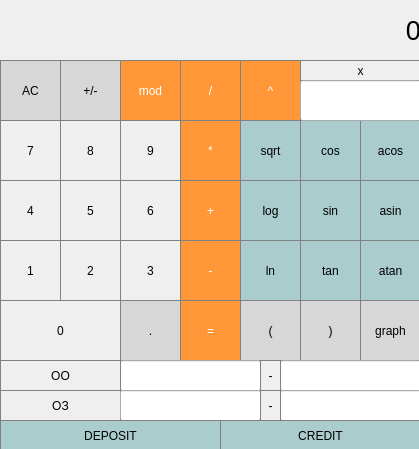
<?xml version="1.0" encoding="UTF-8"?>
<ui version="4.0">
 <class>MainWindow</class>
 <widget class="QMainWindow" name="MainWindow">
  <property name="geometry">
   <rect>
    <x>0</x>
    <y>0</y>
    <width>419</width>
    <height>449</height>
   </rect>
  </property>
  <property name="sizePolicy">
   <sizepolicy hsizetype="Fixed" vsizetype="Fixed">
    <horstretch>0</horstretch>
    <verstretch>0</verstretch>
   </sizepolicy>
  </property>
  <property name="windowTitle">
   <string>MainWindow</string>
  </property>
  <widget class="QWidget" name="centralwidget">
   <property name="sizePolicy">
    <sizepolicy hsizetype="Fixed" vsizetype="Fixed">
     <horstretch>0</horstretch>
     <verstretch>0</verstretch>
    </sizepolicy>
   </property>
   <widget class="QLabel" name="str">
    <property name="geometry">
     <rect>
      <x>0</x>
      <y>0</y>
      <width>421</width>
      <height>61</height>
     </rect>
    </property>
    <property name="font">
     <font>
      <pointsize>20</pointsize>
     </font>
    </property>
    <property name="layoutDirection">
     <enum>Qt::LeftToRight</enum>
    </property>
    <property name="styleSheet">
     <string notr="true">QLabel {
  qproperty-alignment: 'AlignVCenter | AlignRight';
  border: 1px solid gray;
}

background-color : white;</string>
    </property>
    <property name="text">
     <string>0</string>
    </property>
    <property name="alignment">
     <set>Qt::AlignRight|Qt::AlignTrailing|Qt::AlignVCenter</set>
    </property>
   </widget>
   <widget class="QPushButton" name="b_ac">
    <property name="geometry">
     <rect>
      <x>0</x>
      <y>60</y>
      <width>61</width>
      <height>61</height>
     </rect>
    </property>
    <property name="styleSheet">
     <string notr="true">QPushButton {
  background-color: rgb(215, 215, 215);
  border: 1px solid gray;
}
QPushButton:pressed {
    background-color: qlineargradient(x1: 0, y1: 0, x2: 0, y2: 1,
                                      stop: 0 #BEBEBE, stop: 1 #D7D7D7);
}</string>
    </property>
    <property name="text">
     <string>AC</string>
    </property>
   </widget>
   <widget class="QPushButton" name="b_unar">
    <property name="geometry">
     <rect>
      <x>60</x>
      <y>60</y>
      <width>61</width>
      <height>61</height>
     </rect>
    </property>
    <property name="styleSheet">
     <string notr="true">QPushButton {
  background-color: rgb(215, 215, 215);
  border: 1px solid gray;
}
QPushButton:pressed {
    background-color: qlineargradient(x1: 0, y1: 0, x2: 0, y2: 1,
                                      stop: 0 #BEBEBE, stop: 1 #D7D7D7);
}</string>
    </property>
    <property name="text">
     <string>+/-</string>
    </property>
   </widget>
   <widget class="QPushButton" name="b_div">
    <property name="geometry">
     <rect>
      <x>180</x>
      <y>60</y>
      <width>61</width>
      <height>61</height>
     </rect>
    </property>
    <property name="styleSheet">
     <string notr="true">QPushButton {
  background-color: rgb(255, 151, 57);
  color: white; 
  border: 1px solid gray;
}

QPushButton:pressed {
    background-color: qlineargradient(x1: 0, y1: 0, x2: 0, y2: 1,
                                      stop: 0 #FF7832, stop: 1 #FF9739);
}</string>
    </property>
    <property name="text">
     <string>/</string>
    </property>
   </widget>
   <widget class="QPushButton" name="b_7">
    <property name="geometry">
     <rect>
      <x>0</x>
      <y>120</y>
      <width>61</width>
      <height>61</height>
     </rect>
    </property>
    <property name="styleSheet">
     <string notr="true">QPushButton {
   border: 1px solid gray;
}
QPushButton:pressed {
    background-color: qlineargradient(x1: 0, y1: 0, x2: 0, y2: 1,
                                      stop: 0 #dadbde, stop: 1 #f6f7fa);
}</string>
    </property>
    <property name="text">
     <string>7</string>
    </property>
   </widget>
   <widget class="QPushButton" name="b_8">
    <property name="geometry">
     <rect>
      <x>60</x>
      <y>120</y>
      <width>61</width>
      <height>61</height>
     </rect>
    </property>
    <property name="styleSheet">
     <string notr="true">QPushButton {
   border: 1px solid gray;
}
QPushButton:pressed {
    background-color: qlineargradient(x1: 0, y1: 0, x2: 0, y2: 1,
                                      stop: 0 #dadbde, stop: 1 #f6f7fa);
}</string>
    </property>
    <property name="text">
     <string>8</string>
    </property>
   </widget>
   <widget class="QPushButton" name="b_mult">
    <property name="geometry">
     <rect>
      <x>180</x>
      <y>120</y>
      <width>61</width>
      <height>61</height>
     </rect>
    </property>
    <property name="styleSheet">
     <string notr="true">QPushButton {
  background-color: rgb(255, 151, 57);
  color: white; 
  border: 1px solid gray;
}

QPushButton:pressed {
    background-color: qlineargradient(x1: 0, y1: 0, x2: 0, y2: 1,
                                      stop: 0 #FF7832, stop: 1 #FF9739);
}</string>
    </property>
    <property name="text">
     <string>*</string>
    </property>
   </widget>
   <widget class="QPushButton" name="b_9">
    <property name="geometry">
     <rect>
      <x>120</x>
      <y>120</y>
      <width>61</width>
      <height>61</height>
     </rect>
    </property>
    <property name="styleSheet">
     <string notr="true">QPushButton {
   border: 1px solid gray;
}
QPushButton:pressed {
    background-color: qlineargradient(x1: 0, y1: 0, x2: 0, y2: 1,
                                      stop: 0 #dadbde, stop: 1 #f6f7fa);
}</string>
    </property>
    <property name="text">
     <string>9</string>
    </property>
   </widget>
   <widget class="QPushButton" name="b_4">
    <property name="geometry">
     <rect>
      <x>0</x>
      <y>180</y>
      <width>61</width>
      <height>61</height>
     </rect>
    </property>
    <property name="styleSheet">
     <string notr="true">QPushButton {
   border: 1px solid gray;
}
QPushButton:pressed {
    background-color: qlineargradient(x1: 0, y1: 0, x2: 0, y2: 1,
                                      stop: 0 #dadbde, stop: 1 #f6f7fa);
}</string>
    </property>
    <property name="text">
     <string>4</string>
    </property>
   </widget>
   <widget class="QPushButton" name="b_5">
    <property name="geometry">
     <rect>
      <x>60</x>
      <y>180</y>
      <width>61</width>
      <height>61</height>
     </rect>
    </property>
    <property name="styleSheet">
     <string notr="true">QPushButton {
   border: 1px solid gray;
}
QPushButton:pressed {
    background-color: qlineargradient(x1: 0, y1: 0, x2: 0, y2: 1,
                                      stop: 0 #dadbde, stop: 1 #f6f7fa);
}</string>
    </property>
    <property name="text">
     <string>5</string>
    </property>
   </widget>
   <widget class="QPushButton" name="b_plus">
    <property name="geometry">
     <rect>
      <x>180</x>
      <y>180</y>
      <width>61</width>
      <height>61</height>
     </rect>
    </property>
    <property name="styleSheet">
     <string notr="true">QPushButton {
  background-color: rgb(255, 151, 57);
  color: white; 
  border: 1px solid gray;
}

QPushButton:pressed {
    background-color: qlineargradient(x1: 0, y1: 0, x2: 0, y2: 1,
                                      stop: 0 #FF7832, stop: 1 #FF9739);
}</string>
    </property>
    <property name="text">
     <string>+</string>
    </property>
   </widget>
   <widget class="QPushButton" name="b_6">
    <property name="geometry">
     <rect>
      <x>120</x>
      <y>180</y>
      <width>61</width>
      <height>61</height>
     </rect>
    </property>
    <property name="styleSheet">
     <string notr="true">QPushButton {
   border: 1px solid gray;
}
QPushButton:pressed {
    background-color: qlineargradient(x1: 0, y1: 0, x2: 0, y2: 1,
                                      stop: 0 #dadbde, stop: 1 #f6f7fa);
}</string>
    </property>
    <property name="text">
     <string>6</string>
    </property>
   </widget>
   <widget class="QPushButton" name="b_3">
    <property name="geometry">
     <rect>
      <x>120</x>
      <y>240</y>
      <width>61</width>
      <height>61</height>
     </rect>
    </property>
    <property name="styleSheet">
     <string notr="true">QPushButton {
   border: 1px solid gray;
}
QPushButton:pressed {
    background-color: qlineargradient(x1: 0, y1: 0, x2: 0, y2: 1,
                                      stop: 0 #dadbde, stop: 1 #f6f7fa);
}</string>
    </property>
    <property name="text">
     <string>3</string>
    </property>
   </widget>
   <widget class="QPushButton" name="b_2">
    <property name="geometry">
     <rect>
      <x>60</x>
      <y>240</y>
      <width>61</width>
      <height>61</height>
     </rect>
    </property>
    <property name="styleSheet">
     <string notr="true">QPushButton {
   border: 1px solid gray;
}
QPushButton:pressed {
    background-color: qlineargradient(x1: 0, y1: 0, x2: 0, y2: 1,
                                      stop: 0 #dadbde, stop: 1 #f6f7fa);
}</string>
    </property>
    <property name="text">
     <string>2</string>
    </property>
   </widget>
   <widget class="QPushButton" name="b_1">
    <property name="geometry">
     <rect>
      <x>0</x>
      <y>240</y>
      <width>61</width>
      <height>61</height>
     </rect>
    </property>
    <property name="styleSheet">
     <string notr="true">QPushButton {
   border: 1px solid gray;
}
QPushButton:pressed {
    background-color: qlineargradient(x1: 0, y1: 0, x2: 0, y2: 1,
                                      stop: 0 #dadbde, stop: 1 #f6f7fa);
}</string>
    </property>
    <property name="text">
     <string>1</string>
    </property>
   </widget>
   <widget class="QPushButton" name="b_minus">
    <property name="geometry">
     <rect>
      <x>180</x>
      <y>240</y>
      <width>61</width>
      <height>61</height>
     </rect>
    </property>
    <property name="styleSheet">
     <string notr="true">QPushButton {
  background-color: rgb(255, 151, 57);
  color: white; 
  border: 1px solid gray;
}

QPushButton:pressed {
    background-color: qlineargradient(x1: 0, y1: 0, x2: 0, y2: 1,
                                      stop: 0 #FF7832, stop: 1 #FF9739);
}</string>
    </property>
    <property name="text">
     <string>-</string>
    </property>
   </widget>
   <widget class="QPushButton" name="b_dot">
    <property name="geometry">
     <rect>
      <x>120</x>
      <y>300</y>
      <width>61</width>
      <height>61</height>
     </rect>
    </property>
    <property name="styleSheet">
     <string notr="true">QPushButton {
  background-color: rgb(215, 215, 215);
  border: 1px solid gray;
}
QPushButton:pressed {
    background-color: qlineargradient(x1: 0, y1: 0, x2: 0, y2: 1,
                                      stop: 0 #BEBEBE, stop: 1 #D7D7D7);
}</string>
    </property>
    <property name="text">
     <string>.</string>
    </property>
   </widget>
   <widget class="QPushButton" name="b_0">
    <property name="geometry">
     <rect>
      <x>0</x>
      <y>300</y>
      <width>121</width>
      <height>61</height>
     </rect>
    </property>
    <property name="styleSheet">
     <string notr="true">QPushButton {
   border: 1px solid gray;
}
QPushButton:pressed {
    background-color: qlineargradient(x1: 0, y1: 0, x2: 0, y2: 1,
                                      stop: 0 #dadbde, stop: 1 #f6f7fa);
}</string>
    </property>
    <property name="text">
     <string>0</string>
    </property>
   </widget>
   <widget class="QPushButton" name="b_itog">
    <property name="geometry">
     <rect>
      <x>180</x>
      <y>300</y>
      <width>61</width>
      <height>61</height>
     </rect>
    </property>
    <property name="sizePolicy">
     <sizepolicy hsizetype="Minimum" vsizetype="Fixed">
      <horstretch>0</horstretch>
      <verstretch>0</verstretch>
     </sizepolicy>
    </property>
    <property name="styleSheet">
     <string notr="true">QPushButton {
  background-color: rgb(255, 151, 57);
  color: white; 
  border: 1px solid gray;
}

QPushButton:pressed {
    background-color: qlineargradient(x1: 0, y1: 0, x2: 0, y2: 1,
                                      stop: 0 #FF7832, stop: 1 #FF9739);
}</string>
    </property>
    <property name="text">
     <string>=</string>
    </property>
   </widget>
   <widget class="QPushButton" name="b_x">
    <property name="geometry">
     <rect>
      <x>300</x>
      <y>60</y>
      <width>121</width>
      <height>21</height>
     </rect>
    </property>
    <property name="styleSheet">
     <string notr="true">QPushButton {
   border: 1px solid gray;
}
QPushButton:pressed {
    background-color: qlineargradient(x1: 0, y1: 0, x2: 0, y2: 1,
                                      stop: 0 #dadbde, stop: 1 #f6f7fa);
}</string>
    </property>
    <property name="text">
     <string>x</string>
    </property>
   </widget>
   <widget class="QPushButton" name="b_cos">
    <property name="geometry">
     <rect>
      <x>300</x>
      <y>120</y>
      <width>61</width>
      <height>61</height>
     </rect>
    </property>
    <property name="styleSheet">
     <string notr="true">QPushButton {
 background-color: rgb(171, 204, 204);
   border: 1px solid gray;
}
QPushButton:pressed {
    background-color: qlineargradient(x1: 0, y1: 0, x2: 0, y2: 1,
                                      stop: 0 #ABCCCC, stop: 1 #89A3A3);
}</string>
    </property>
    <property name="text">
     <string>cos</string>
    </property>
   </widget>
   <widget class="QPushButton" name="b_acos">
    <property name="geometry">
     <rect>
      <x>360</x>
      <y>120</y>
      <width>61</width>
      <height>61</height>
     </rect>
    </property>
    <property name="styleSheet">
     <string notr="true">QPushButton {
 background-color: rgb(171, 204, 204);
   border: 1px solid gray;
}
QPushButton:pressed {
    background-color: qlineargradient(x1: 0, y1: 0, x2: 0, y2: 1,
                                      stop: 0 #ABCCCC, stop: 1 #89A3A3);
}</string>
    </property>
    <property name="text">
     <string>acos</string>
    </property>
   </widget>
   <widget class="QPushButton" name="b_asin">
    <property name="geometry">
     <rect>
      <x>360</x>
      <y>180</y>
      <width>61</width>
      <height>61</height>
     </rect>
    </property>
    <property name="styleSheet">
     <string notr="true">QPushButton {
 background-color: rgb(171, 204, 204);
   border: 1px solid gray;
}
QPushButton:pressed {
    background-color: qlineargradient(x1: 0, y1: 0, x2: 0, y2: 1,
                                      stop: 0 #ABCCCC, stop: 1 #89A3A3);
}</string>
    </property>
    <property name="text">
     <string>asin</string>
    </property>
   </widget>
   <widget class="QPushButton" name="b_sin">
    <property name="geometry">
     <rect>
      <x>300</x>
      <y>180</y>
      <width>61</width>
      <height>61</height>
     </rect>
    </property>
    <property name="styleSheet">
     <string notr="true">QPushButton {
 background-color: rgb(171, 204, 204);
   border: 1px solid gray;
}
QPushButton:pressed {
    background-color: qlineargradient(x1: 0, y1: 0, x2: 0, y2: 1,
                                      stop: 0 #ABCCCC, stop: 1 #89A3A3);
}</string>
    </property>
    <property name="text">
     <string>sin</string>
    </property>
   </widget>
   <widget class="QPushButton" name="b_atan">
    <property name="geometry">
     <rect>
      <x>360</x>
      <y>240</y>
      <width>61</width>
      <height>61</height>
     </rect>
    </property>
    <property name="styleSheet">
     <string notr="true">QPushButton {
 background-color: rgb(171, 204, 204);
   border: 1px solid gray;
}
QPushButton:pressed {
    background-color: qlineargradient(x1: 0, y1: 0, x2: 0, y2: 1,
                                      stop: 0 #ABCCCC, stop: 1 #89A3A3);
}</string>
    </property>
    <property name="text">
     <string>atan</string>
    </property>
   </widget>
   <widget class="QPushButton" name="b_tan">
    <property name="geometry">
     <rect>
      <x>300</x>
      <y>240</y>
      <width>61</width>
      <height>61</height>
     </rect>
    </property>
    <property name="styleSheet">
     <string notr="true">QPushButton {
 background-color: rgb(171, 204, 204);
   border: 1px solid gray;
}
QPushButton:pressed {
    background-color: qlineargradient(x1: 0, y1: 0, x2: 0, y2: 1,
                                      stop: 0 #ABCCCC, stop: 1 #89A3A3);
}</string>
    </property>
    <property name="text">
     <string>tan</string>
    </property>
   </widget>
   <widget class="QPushButton" name="b_ln">
    <property name="geometry">
     <rect>
      <x>240</x>
      <y>240</y>
      <width>61</width>
      <height>61</height>
     </rect>
    </property>
    <property name="styleSheet">
     <string notr="true">QPushButton {
 background-color: rgb(171, 204, 204);
   border: 1px solid gray;
}
QPushButton:pressed {
    background-color: qlineargradient(x1: 0, y1: 0, x2: 0, y2: 1,
                                      stop: 0 #ABCCCC, stop: 1 #89A3A3);
}</string>
    </property>
    <property name="text">
     <string>ln</string>
    </property>
   </widget>
   <widget class="QPushButton" name="b_log">
    <property name="geometry">
     <rect>
      <x>240</x>
      <y>180</y>
      <width>61</width>
      <height>61</height>
     </rect>
    </property>
    <property name="styleSheet">
     <string notr="true">QPushButton {
 background-color: rgb(171, 204, 204);
   border: 1px solid gray;
}
QPushButton:pressed {
    background-color: qlineargradient(x1: 0, y1: 0, x2: 0, y2: 1,
                                      stop: 0 #ABCCCC, stop: 1 #89A3A3);
}</string>
    </property>
    <property name="text">
     <string>log</string>
    </property>
   </widget>
   <widget class="QPushButton" name="b_sqrt">
    <property name="geometry">
     <rect>
      <x>240</x>
      <y>120</y>
      <width>61</width>
      <height>61</height>
     </rect>
    </property>
    <property name="styleSheet">
     <string notr="true">QPushButton {
 background-color: rgb(171, 204, 204);
   border: 1px solid gray;
}
QPushButton:pressed {
    background-color: qlineargradient(x1: 0, y1: 0, x2: 0, y2: 1,
                                      stop: 0 #ABCCCC, stop: 1 #89A3A3);
}</string>
    </property>
    <property name="text">
     <string>sqrt</string>
    </property>
   </widget>
   <widget class="QPushButton" name="b_pow">
    <property name="geometry">
     <rect>
      <x>240</x>
      <y>60</y>
      <width>61</width>
      <height>61</height>
     </rect>
    </property>
    <property name="styleSheet">
     <string notr="true">QPushButton {
  background-color: rgb(255, 151, 57);
  color: white; 
  border: 1px solid gray;
}

QPushButton:pressed {
    background-color: qlineargradient(x1: 0, y1: 0, x2: 0, y2: 1,
                                      stop: 0 #FF7832, stop: 1 #FF9739);
}</string>
    </property>
    <property name="text">
     <string>^</string>
    </property>
   </widget>
   <widget class="QPushButton" name="b_mod">
    <property name="geometry">
     <rect>
      <x>120</x>
      <y>60</y>
      <width>61</width>
      <height>61</height>
     </rect>
    </property>
    <property name="styleSheet">
     <string notr="true">QPushButton {
  background-color: rgb(255, 151, 57);
  color: white; 
  border: 1px solid gray;
}

QPushButton:pressed {
    background-color: qlineargradient(x1: 0, y1: 0, x2: 0, y2: 1,
                                      stop: 0 #FF7832, stop: 1 #FF9739);
}</string>
    </property>
    <property name="text">
     <string>mod</string>
    </property>
   </widget>
   <widget class="QPushButton" name="b_bopen">
    <property name="geometry">
     <rect>
      <x>240</x>
      <y>300</y>
      <width>61</width>
      <height>61</height>
     </rect>
    </property>
    <property name="styleSheet">
     <string notr="true">QPushButton {
  background-color: rgb(215, 215, 215);
  border: 1px solid gray;
}
QPushButton:pressed {
    background-color: qlineargradient(x1: 0, y1: 0, x2: 0, y2: 1,
                                      stop: 0 #BEBEBE, stop: 1 #D7D7D7);
}</string>
    </property>
    <property name="text">
     <string>(</string>
    </property>
   </widget>
   <widget class="QPushButton" name="b_bclose">
    <property name="geometry">
     <rect>
      <x>300</x>
      <y>300</y>
      <width>61</width>
      <height>61</height>
     </rect>
    </property>
    <property name="styleSheet">
     <string notr="true">QPushButton {
  background-color: rgb(215, 215, 215);
  border: 1px solid gray;
}
QPushButton:pressed {
    background-color: qlineargradient(x1: 0, y1: 0, x2: 0, y2: 1,
                                      stop: 0 #BEBEBE, stop: 1 #D7D7D7);
}</string>
    </property>
    <property name="text">
     <string>)</string>
    </property>
   </widget>
   <widget class="QLineEdit" name="str_x">
    <property name="geometry">
     <rect>
      <x>300</x>
      <y>80</y>
      <width>121</width>
      <height>41</height>
     </rect>
    </property>
    <property name="styleSheet">
     <string notr="true"/>
    </property>
   </widget>
   <widget class="QPushButton" name="graph">
    <property name="geometry">
     <rect>
      <x>360</x>
      <y>300</y>
      <width>61</width>
      <height>61</height>
     </rect>
    </property>
    <property name="styleSheet">
     <string notr="true">QPushButton {
  background-color: rgb(215, 215, 215);
  border: 1px solid gray;
}
QPushButton:pressed {
    background-color: qlineargradient(x1: 0, y1: 0, x2: 0, y2: 1,
                                      stop: 0 #BEBEBE, stop: 1 #D7D7D7);
}</string>
    </property>
    <property name="text">
     <string>graph</string>
    </property>
   </widget>
   <widget class="QLineEdit" name="oo_left">
    <property name="geometry">
     <rect>
      <x>120</x>
      <y>360</y>
      <width>141</width>
      <height>31</height>
     </rect>
    </property>
    <property name="styleSheet">
     <string notr="true"/>
    </property>
   </widget>
   <widget class="QPushButton" name="oo">
    <property name="geometry">
     <rect>
      <x>0</x>
      <y>360</y>
      <width>121</width>
      <height>31</height>
     </rect>
    </property>
    <property name="styleSheet">
     <string notr="true">QPushButton {
   border: 1px solid gray;
}
QPushButton:pressed {
    background-color: qlineargradient(x1: 0, y1: 0, x2: 0, y2: 1,
                                      stop: 0 #dadbde, stop: 1 #f6f7fa);
}</string>
    </property>
    <property name="text">
     <string>ОО</string>
    </property>
   </widget>
   <widget class="QPushButton" name="oz">
    <property name="geometry">
     <rect>
      <x>0</x>
      <y>390</y>
      <width>121</width>
      <height>31</height>
     </rect>
    </property>
    <property name="styleSheet">
     <string notr="true">QPushButton {
   border: 1px solid gray;
}
QPushButton:pressed {
    background-color: qlineargradient(x1: 0, y1: 0, x2: 0, y2: 1,
                                      stop: 0 #dadbde, stop: 1 #f6f7fa);
}</string>
    </property>
    <property name="text">
     <string>ОЗ</string>
    </property>
   </widget>
   <widget class="QLineEdit" name="oo_right">
    <property name="geometry">
     <rect>
      <x>280</x>
      <y>360</y>
      <width>141</width>
      <height>31</height>
     </rect>
    </property>
    <property name="styleSheet">
     <string notr="true"/>
    </property>
   </widget>
   <widget class="QPushButton" name="pushButton_X_4">
    <property name="geometry">
     <rect>
      <x>260</x>
      <y>360</y>
      <width>21</width>
      <height>31</height>
     </rect>
    </property>
    <property name="styleSheet">
     <string notr="true">QPushButton {
   border: 1px solid gray;
}
QPushButton:pressed {
    background-color: qlineargradient(x1: 0, y1: 0, x2: 0, y2: 1,
                                      stop: 0 #dadbde, stop: 1 #f6f7fa);
}</string>
    </property>
    <property name="text">
     <string>-</string>
    </property>
   </widget>
   <widget class="QLineEdit" name="oz_left">
    <property name="geometry">
     <rect>
      <x>120</x>
      <y>390</y>
      <width>141</width>
      <height>31</height>
     </rect>
    </property>
    <property name="styleSheet">
     <string notr="true"/>
    </property>
   </widget>
   <widget class="QLineEdit" name="oz_right">
    <property name="geometry">
     <rect>
      <x>280</x>
      <y>390</y>
      <width>141</width>
      <height>31</height>
     </rect>
    </property>
    <property name="styleSheet">
     <string notr="true"/>
    </property>
   </widget>
   <widget class="QPushButton" name="pushButton_X_5">
    <property name="geometry">
     <rect>
      <x>260</x>
      <y>390</y>
      <width>21</width>
      <height>31</height>
     </rect>
    </property>
    <property name="styleSheet">
     <string notr="true">QPushButton {
   border: 1px solid gray;
}
QPushButton:pressed {
    background-color: qlineargradient(x1: 0, y1: 0, x2: 0, y2: 1,
                                      stop: 0 #dadbde, stop: 1 #f6f7fa);
}</string>
    </property>
    <property name="text">
     <string>-</string>
    </property>
   </widget>
   <widget class="QPushButton" name="credit">
    <property name="geometry">
     <rect>
      <x>220</x>
      <y>420</y>
      <width>201</width>
      <height>31</height>
     </rect>
    </property>
    <property name="styleSheet">
     <string notr="true">QPushButton {
 background-color: rgb(171, 204, 204);
   border: 1px solid gray;
}
QPushButton:pressed {
    background-color: qlineargradient(x1: 0, y1: 0, x2: 0, y2: 1,
                                      stop: 0 #ABCCCC, stop: 1 #89A3A3);
}</string>
    </property>
    <property name="text">
     <string>CREDIT</string>
    </property>
   </widget>
   <widget class="QPushButton" name="deposit">
    <property name="geometry">
     <rect>
      <x>0</x>
      <y>420</y>
      <width>221</width>
      <height>31</height>
     </rect>
    </property>
    <property name="styleSheet">
     <string notr="true">QPushButton {
 background-color: rgb(171, 204, 204);
   border: 1px solid gray;
}
QPushButton:pressed {
    background-color: qlineargradient(x1: 0, y1: 0, x2: 0, y2: 1,
                                      stop: 0 #ABCCCC, stop: 1 #89A3A3);
}</string>
    </property>
    <property name="text">
     <string>DEPOSIT</string>
    </property>
   </widget>
  </widget>
 </widget>
 <resources/>
 <connections/>
</ui>
